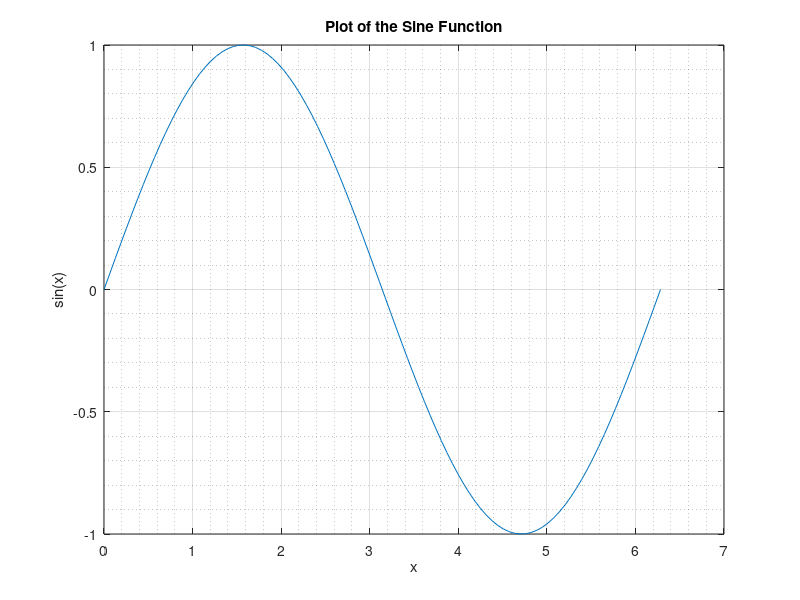
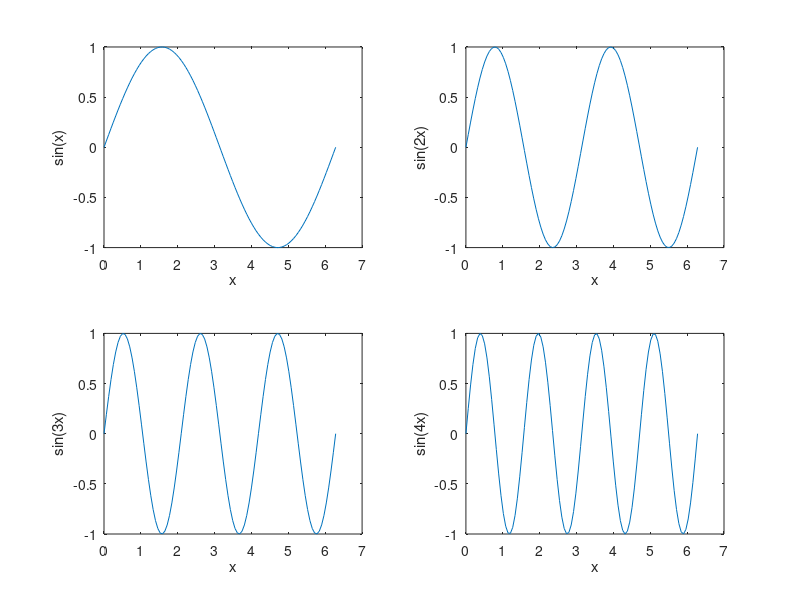

Recreate these plots in MATLAB, in order.
%Assignment 1 OEEC-612C

%Gaurav Joshi
%GWT-1840360

clear all                               % Clears command history
close all                               % Closes  all windows
clc                                     % Clears command window

x = linspace(0,2*pi,100);
y = sin(x);

plot(x,y)
grid on                                 %for major grid
grid minor                              %for minor grid



xlabel('x')
ylabel('sin(x)')
title('Plot of the Sine Function')


figure(2)
subplot(2,2,1)
plot(x,sin(x))
xlabel('x')
ylabel('sin(x)')


subplot(2,2,2)
plot(x,sin(2*x))
xlabel('x')
ylabel('sin(2x)')


subplot(2,2,3)
plot(x,sin(3*x))
xlabel('x')
ylabel('sin(3x)')


subplot(2,2,4)
plot(x,sin(4*x))
xlabel('x')
ylabel('sin(4x)')


